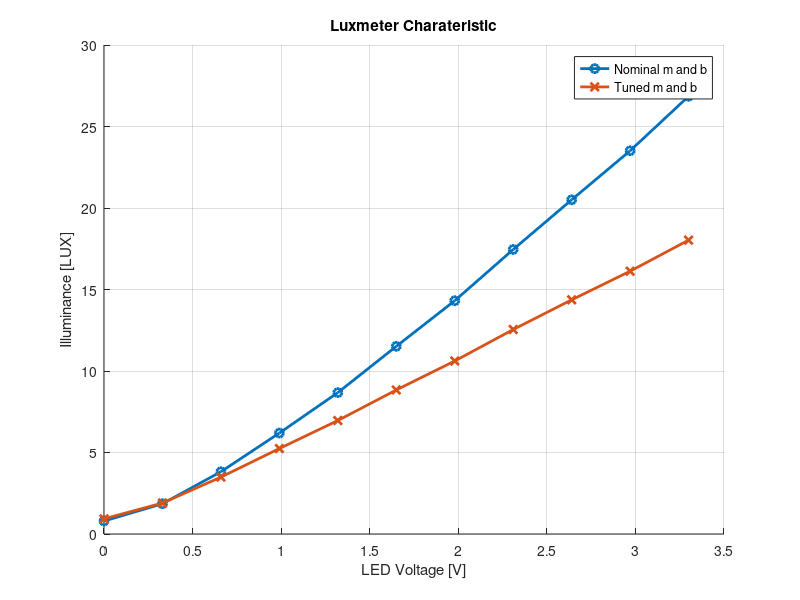
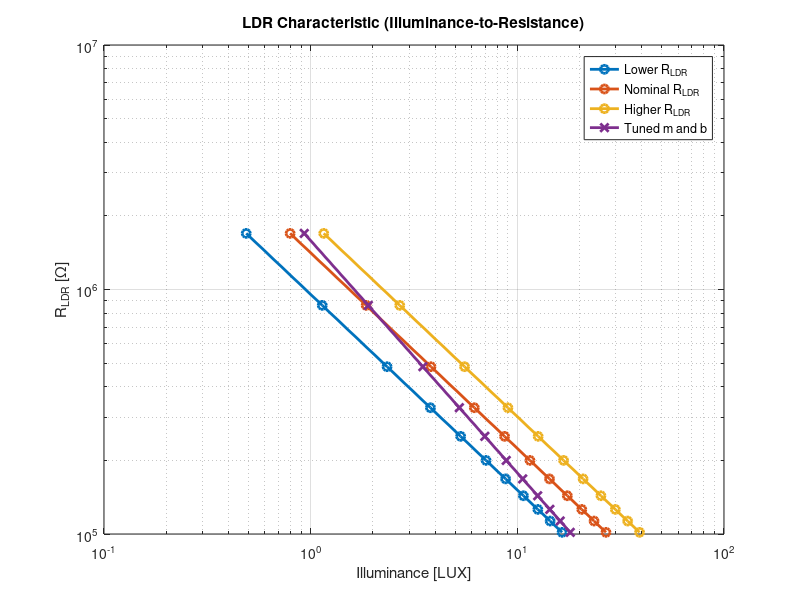

Recreate these plots in MATLAB, in order.
close all;

% Define original parameters
m_orig = -0.8;  % Original LDR characteristic slope
b_min = 5.98; % Original LDR characteristic intercept

b_nom = 6.15; % Original LDR characteristic intercept

b_max = 6.28; % Original LDR characteristic intercept

%Ajust m and b do fit aquired data
m_new = -0.95;
b_new = 6.2;

VCC = 3.3; % Supply voltage

% Example data (replace with actual measurements)
% Duty Cycle Voltage (V)
V_led = [0.00, 0.33, 0.66, 0.99, 1.32, 1.65, 1.98, 2.31, 2.64, 2.97, 3.30];
%#1 calibration readings
R_ldr = [1696250.00, 861276.56, 483373.50, 328429.75, 250828.03, 200000.00, 168043.45, 143370.80, 126046.51, 112972.98, 101580.38];

%R_ldr = [1696250.00, 610454.56, 305000.00, 206666.66, 156463.41, 126956.53, 108011.52, 93670.89, 83068.18, 74958.51, 69360.47];
%#2 calibration readings
%R_ldr = [8180000.50, 988780.50, 416562.53, 261192.03, 190735.30, ...
 %        150588.23, 124262.29, 105677.97, 91612.90, 81610.73, 73231.71];

% Compute LUX values using the original parameters
LUX_b_min = 10.^((log10(R_ldr) - b_min) / m_orig);

LUX_b_nom = 10.^((log10(R_ldr) - b_nom) / m_orig);

LUX_b_max = 10.^((log10(R_ldr) - b_max) / m_orig);

% Compute LUX values using the new parameters
LUX_new = 10.^((log10(R_ldr) - b_new) / m_new);

% Plot results: Original LUX vs. V_LED
figure;
%plot(V_led, LUX_b_min, '-o', 'LineWidth', 2, 'DisplayName', 'Original LUX');
hold on;
plot(V_led, LUX_b_nom, '-o', 'LineWidth', 2, 'DisplayName', 'Nominal m and b');
%plot(V_led, LUX_b_max, '-o', 'LineWidth', 2, 'DisplayName', 'Original LUX');
plot(V_led, LUX_new, '-x', 'LineWidth', 2, 'DisplayName', 'Tuned m and b');
xlabel('LED Voltage [V]');
ylabel('Illuminance [LUX]');
title('Luxmeter Charateristic');
legend('show');
grid on;

% Log-log plot of LUX vs. R_LDR
figure;
loglog(LUX_b_min, R_ldr, '-o', 'LineWidth', 2, 'DisplayName', 'Lower R_{LDR}');
hold on;
loglog(LUX_b_nom, R_ldr, '-o', 'LineWidth', 2, 'DisplayName', 'Nominal R_{LDR}');
loglog(LUX_b_max, R_ldr, '-o', 'LineWidth', 2, 'DisplayName', 'Higher R_{LDR}');
loglog(LUX_new, R_ldr, '-x', 'LineWidth', 2, 'DisplayName', 'Tuned m and b');
xlabel('Illuminance [LUX]');
ylabel('R_{LDR} [Ω]');
title('LDR Characteristic (Illuminance-to-Resistance)');
legend('show');
grid on;
